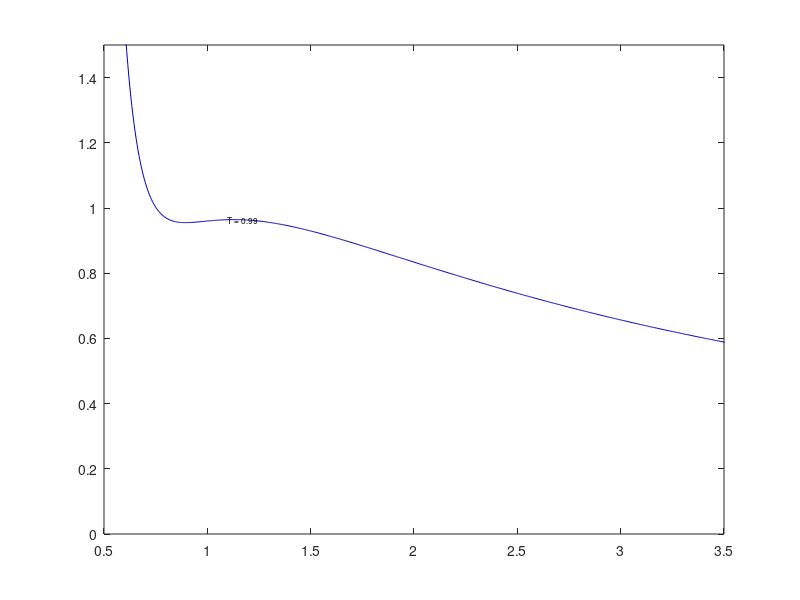

MATLAB code for this plot: (Note: this script raises an error after producing the figure.)
%% PRACTICA_5:NEWTON'S METHOD IN R^n
% Damia Casas & N�ria Mercad�

%% A)
% For the temperatures T = {0.99, 0.98, 0.97, . . . , 0.85}, use Newton?s
% method to compute the coordinates vl(T) and vg(T), along with the
% corresponding pressure. When changing T, use the previous result as
% initial guess. For T = 0.99, use v(0) = 0.8 and v(0) = 1.2.
format long g;
close all;
clear all;

Ts = 0.99:-0.01:0.85;

v0 = [0.8; 1.2];

v = [v0]; V = [v0];

xarxa = 0.3:0.005:5;

colors = jet(length(Ts)); % Colors arc de sant marti
ii = 0;
figure();
for T = Ts
    funcioP5 = @(x)([log((3 * x(2) - 1) / (3 * x(1) - 1)) + 9 / (4 * T) * (1 / x(2) - 1 / x(1)) - 1 / (3 * x(2) - 1) + 1 / (3 * x(1) - 1), (8 * T) / 3 * (1 / (3 * x(2) - 1) - 1 / (3 * x(1) - 1)) - 1 / x(2)^2 + 1 / x(1)^2]);
    vanDerWaals = @(vol)((8*T./(3.*vol-1))-(3./(vol.^2)));
    ii = ii + 1;
    plot(xarxa, vanDerWaals(xarxa), 'Color', colors(ii, :));
    text(1.1, vanDerWaals(1.1), ['T = ', num2str(T)], 'FontSize', 6); %Text a cada isotermica
    axis([0.5, 3.5 , 0, 1.5]);
    hold on;


    [XK, resd, it] = newtonn(v, 10^-8, 100, funcioP5);
    v = XK(:, end);
    V = [V, v];

    plot(v(1), vanDerWaals(v(1)), '-*', 'Color', colors(ii, :));
    hold on

    plot(v(2), vanDerWaals(v(2)), '-*', 'Color', colors(ii, :));
    hold on



end

set(get(gca, 'XLabel'), 'String', 'v');
set(get(gca, 'YLabel'), 'String', 'P');
hold off

% b)
